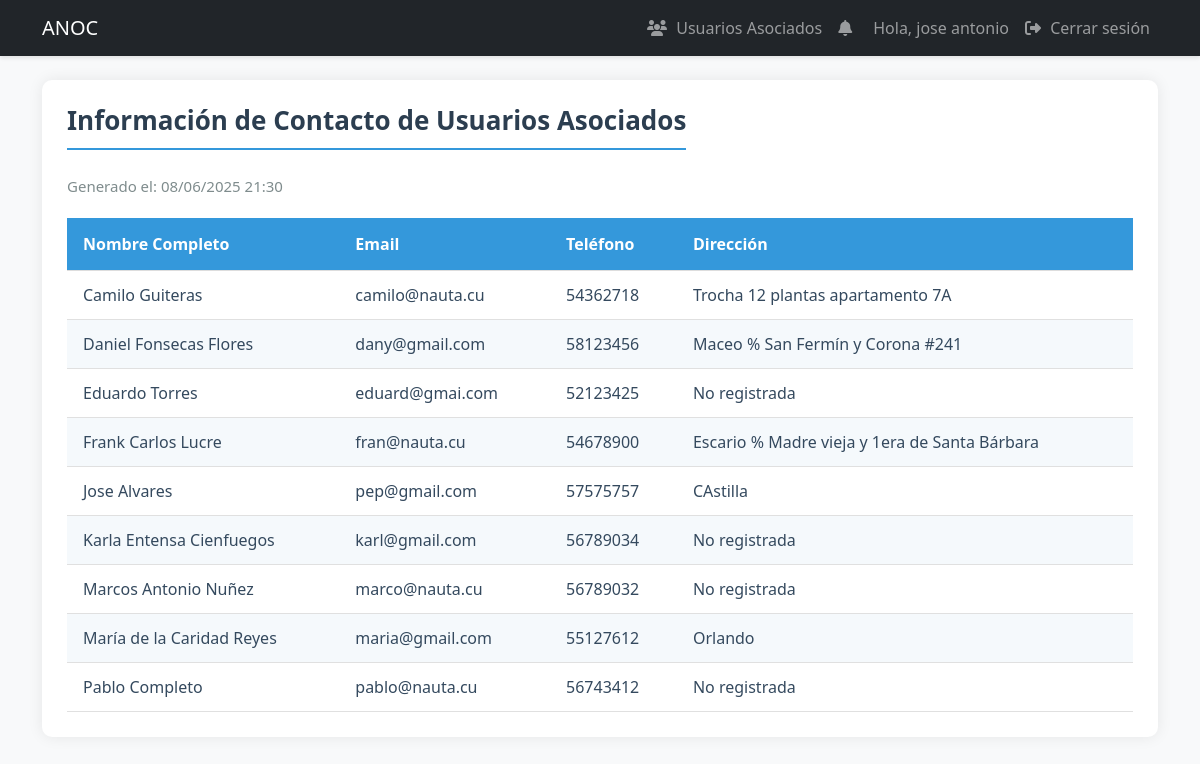
Page /reports/contact (signed in) on the earlier database version.
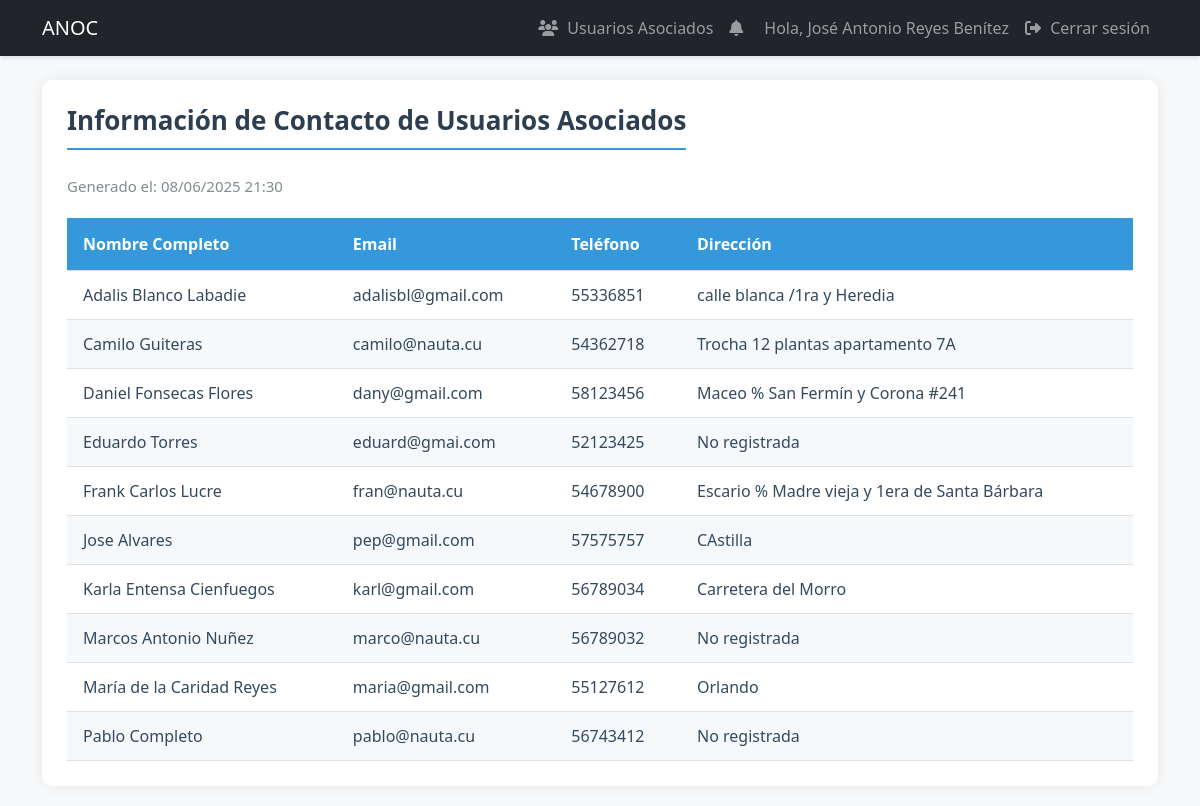
Same page on the later database version.
### models.py (models this page shows, shortened)
class User(UserMixin, db.Model):
    id = db.Column(db.Integer, primary_key=True)
    username = db.Column(db.String(80), unique=True, nullable=False, index=True)
    email = db.Column(db.String(120), unique=True, nullable=False, index=True)
    password_hash = db.Column(db.String(128))
    role = db.Column(db.String(20), default='user')  # 'admin', 'specialist', 'dependiente', 'user'
    is_associated = db.Column(db.Boolean, default=False, nullable=False)
    full_name = db.Column(db.String(100), nullable=False)
    phone = db.Column(db.String(20), nullable=False)
    profile_image = db.Column(db.String(255))  # Ruta de la imagen de perfil
    last_login = db.Column(db.DateTime)  # Fecha del último inicio de sesión
    is_active = db.Column(db.Boolean, default=True)  # Para manejar cuentas activas/inactivas
    address = db.Column(db.String(200))  # Nuevo campo para dirección
    birds = db.relationship('UserBirds', backref='user', lazy=True, cascade='all, delete-orphan')
    awards = db.relationship('Award', backref='user', lazy=True, cascade='all, delete-orphan')
    notifications = db.relationship('Notification', backref='user', lazy=True)

### app.py (the view)
@app.route('/reports/contact')
@login_required
def contact_report():
    if current_user.role not in ['admin', 'specialist']:
        abort(403)
    associates = db.session.execute(
        select(User).where(User.is_associated == True).order_by(User.full_name)
    ).scalars()
    return render_template('reports/contact_report.html',
                         associates=associates,
                         now=datetime.utcnow())

### app.py (called while the page is built)
@login_manager.user_loader
def load_user(user_id):
    return db.session.get(User, int(user_id))

### templates/reports/contact_report.html (shortened to what this page needs)
{% extends "base.html" %}
{% block content %}
<div class="report-container">
    <h2 class="report-title">Información de Contacto de Usuarios Asociados</h2>
    <div class="report-header">
        <div class="report-meta">
            <span>Generado el: {{ now.strftime('%d/%m/%Y %H:%M') }}</span>
        </div>
    </div>
    <table class="report-table">
        <thead>
            <tr>
                <th>Nombre Completo</th>
                <th>Email</th>
                <th>Teléfono</th>
                <th>Dirección</th>
            </tr>
        </thead>
        <tbody>
            {% for user in associates %}
            <tr>
                <td>{{ user.full_name }}</td>
                <td>{{ user.email }}</td>
                <td>{{ user.phone }}</td>
                <td>{{ user.address or 'No registrada' }}</td>
            </tr>
            {% endfor %}
        </tbody>
    </table>
</div>
{% endblock %}

### templates/base.html (shortened to what this page needs)
<!DOCTYPE html>
<html lang="es">
<head>
    <link href="https://cdn.jsdelivr.net/npm/bootstrap@5.3.0/dist/css/bootstrap.min.css" rel="stylesheet">
    <link href="https://cdnjs.cloudflare.com/ajax/libs/font-awesome/6.4.0/css/all.min.css" rel="stylesheet">
    <link rel="stylesheet" href="{{ url_for('static', filename='css/styles.css') }}">
</head>
<body>
    <nav class="navbar navbar-expand-lg navbar-dark bg-dark">
        <div class="container">
            <a class="navbar-brand" href="{{ url_for('dashboard') }}">ANOC</a>
            <div class="collapse navbar-collapse" id="navbarNav">
                <ul class="navbar-nav">
                    {% if current_user.is_authenticated %}
                        {% if current_user.is_authenticated and current_user.role in ['specialist', 'dependiente'] %}
                            <li class="nav-item">
                                <a class="nav-link" href="{{ url_for('specialist_users') }}">
                                    <i class="fas fa-users"></i> Usuarios Asociados
                                </a>
                            </li>
                        {% endif %}
                        <li class="nav-item">
                            <a class="nav-link" href="{{ url_for('notifications') }}">
                                <i class="fas fa-bell"></i>
                            </a>
                        </li>
                        <li class="nav-item">
                            <span class="nav-link">Hola, {{ current_user.full_name }}</span>
                        </li>
                        <li class="nav-item">
                            <a class="nav-link" href="{{ url_for('logout') }}">
                                <i class="fas fa-sign-out-alt"></i> Cerrar sesión
                            </a>
                        </li>
                    {% else %}
                        <li class="nav-item">
                            <a class="nav-link" href="{{ url_for('login') }}">
                                <i class="fas fa-sign-in-alt"></i> Iniciar sesión
                            </a>
                        </li>
                    {% endif %}
                </ul>
            </div>
        </div>
    </nav>
    <div class="container mt-4">
        {% block content %}{% endblock %}
    </div>
</body>
</html>

Differences in the rows shown:
changed User: full_name "jose antonio" → "José Antonio Reyes Benítez"
added User: full_name "Adalis Blanco Labadie", email "adalisbl@gmail.com", phone "55336851", address "calle blanca /1ra y Heredia"
changed User "Karla Entensa Cienfuegos": address "No registrada" → "Carretera del Morro"
